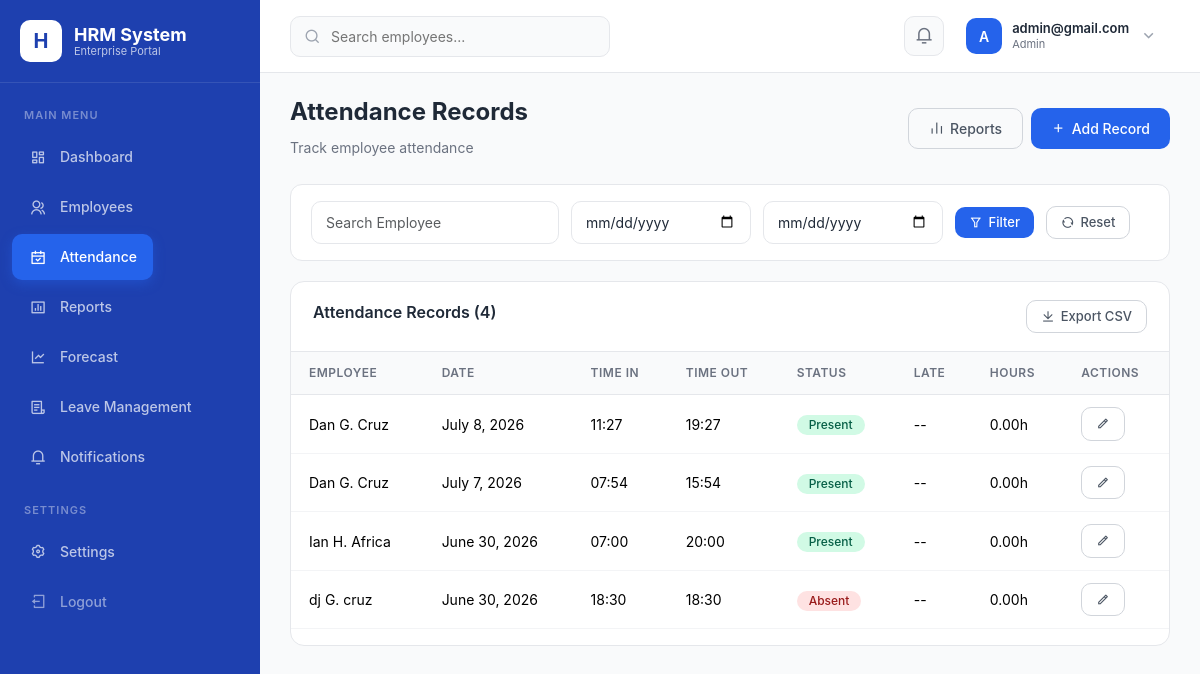
Screenshot of /attendance/ (signed in) with the database file from the repository.
### core/models.py (models this page shows, shortened)
class Attendance(models.Model):
    ATTENDANCE_STATUS = [
        ('Present', 'Present'),
        ('Late', 'Late'),
        ('Absent', 'Absent'),
        ('On Leave', 'On Leave'),
        ('Holiday', 'Holiday'),
    ]
    employee = models.CharField(max_length=100, blank=True, null=True)
    date = models.DateField()
    time_in = models.DateTimeField(null=True, blank=True)
    time_out = models.DateTimeField(null=True, blank=True)
    break_in = models.DateTimeField(null=True, blank=True)
    break_out = models.DateTimeField(null=True, blank=True)
    status = models.CharField(max_length=20, choices=ATTENDANCE_STATUS, default='Present')
    late_minutes = models.IntegerField(default=0)
    overtime_hours = models.DecimalField(max_digits=5, decimal_places=2, default=0)
    total_working_hours = models.DecimalField(max_digits=5, decimal_places=2, default=0)
    remarks = models.TextField(blank=True, null=True)
    created_at = models.DateTimeField(auto_now_add=True)
    updated_at = models.DateTimeField(auto_now=True)
    class Meta:
        ordering = ['-date', 'employee']
        unique_together = ['employee', 'date']

### core/views/attendance_views.py (the view)
# urls.py: path('attendance/', attendance_views.attendance_list, name='attendance_list'),
@login_required
def attendance_list(request):
    today = timezone.now().date()
    user_role = get_user_role(request.user)
    if user_role in ['admin', 'hr_staff', 'manager'] or request.user.is_superuser:
        employee_search = request.GET.get('employee', '')
        date_from = request.GET.get('date_from', '')
        date_to = request.GET.get('date_to', '')
        records = Attendance.objects.all()
        if employee_search:
            records = records.filter(employee__icontains=employee_search)
        if date_from:
            records = records.filter(date__gte=date_from)
        if date_to:
            records = records.filter(date__lte=date_to)
    else:
        try:
            employee = request.user.employee
            records = Attendance.objects.filter(employee=employee.full_name)
        except:
            records = Attendance.objects.none()
    records = records.order_by('-date')
    paginator = Paginator(records, 20)
    page_number = request.GET.get('page')
    page_obj = paginator.get_page(page_number)
    departments = None
    context = {
        'page_obj': page_obj,
        'records': page_obj,
        'departments': departments,
        'today': today,
    }
    return render(request, 'attendance/list.html', context)

### core/context_processors.py (called while the page is built, shortened)
def notification_count(request):
    if request.user.is_authenticated:
        unread_count = Notification.objects.filter(
            recipient=request.user, is_read=False
        ).count()
        recent_notifications = Notification.objects.filter(
            recipient=request.user
        )[:5]
        user_role = get_user_role(request.user)
        return {
            'unread_notifications': unread_count,
            'recent_notifications': recent_notifications,
            'user_role': user_role,
            'user_role_display': ROLE_DISPLAY.get(user_role, 'Employee'),
        }

### templates/attendance/list.html (shortened to what this page needs)
{% extends 'base.html' %}
{% load static %}
{% block content %}
<div class="page-header">
    <div class="page-title">
        <h2>Attendance Records</h2>
        <small>Track employee attendance</small>
    </div>
    <div style="display:flex;gap:8px;">
        <a href="{% url 'attendance_report' %}" class="btn btn-outline">
            <i class="ri-bar-chart-line"></i> Reports
        </a>
        {% if user.is_superuser %}
        <a href="{% url 'attendance_add' %}" class="btn btn-primary">
            <i class="ri-add-line"></i> Add Record
        </a>
        {% endif %}
    </div>
</div>
<div class="filter-bar">
    <form method="GET" style="display:flex;gap:12px;flex-wrap:wrap;align-items:center;width:100%;">
        <input type="text" name="employee" class="form-control" placeholder="Search Employee" value="{{ request.GET.employee }}" onchange="this.form.submit()">
        <input type="date" name="date_from" class="form-control" value="{{ request.GET.date_from }}" placeholder="From">
        <input type="date" name="date_to" class="form-control" value="{{ request.GET.date_to }}" placeholder="To">
        <button type="submit" class="btn btn-primary btn-sm"><i class="ri-filter-line"></i> Filter</button>
        <a href="{% url 'attendance_list' %}" class="btn btn-outline btn-sm"><i class="ri-refresh-line"></i> Reset</a>
    </form>
</div>
<div class="table-card fade-in">
    <div class="table-header">
        <h5>Attendance Records ({{ page_obj.paginator.count }})</h5>
        <a href="?export=csv" class="btn btn-sm btn-outline">
            <i class="ri-download-line"></i> Export CSV
        </a>
    </div>
    <div class="table-responsive">
        <table class="table">
            <thead>
                <tr>
                    <th>Employee</th>
                    <th>Date</th>
                    <th>Time In</th>
                    <th>Time Out</th>
                    <th>Status</th>
                    <th>Late</th>
                    <th>Hours</th>
                    {% if user.is_superuser %}<th>Actions</th>{% endif %}
                </tr>
            </thead>
            <tbody>
                {% for record in records %}
                <tr>
                    <td>{{ record.employee|default:"--" }}</td>
                    <td>{{ record.date }}</td>
                    <td>{{ record.time_in|time:"H:i"|default:"--" }}</td>
                    <td>{{ record.time_out|time:"H:i"|default:"--" }}</td>
                    <td>
                        <span class="badge badge-{% if record.status == 'Present' %}success{% elif record.status == 'Late' %}warning{% elif record.status == 'Absent' %}danger{% else %}info{% endif %}">
                            {{ record.status }}
                        </span>
                    </td>
                    <td>{% if record.late_minutes > 0 %}{{ record.late_minutes }}m{% else %}--{% endif %}</td>
                    <td>{{ record.total_working_hours }}h</td>
                    {% if user.is_superuser %}
                    <td>
                        <a href="{% url 'attendance_edit' record.pk %}" class="btn btn-sm btn-outline">
                            <i class="ri-pencil-line"></i>
                        </a>
                    </td>
                    {% endif %}
                </tr>
                {% empty %}
                <tr><td colspan="{% if user.is_superuser %}8{% else %}7{% endif %}" style="text-align:center;padding:40px;color:var(--gray-500);">No attendance records found.</td></tr>
                {% endfor %}
            </tbody>
        </table>
    </div>
</div>
{% endblock %}

### templates/navbar.html (shortened to what this page needs)
{% load static %}
<nav class="top-navbar">
    <div class="navbar-left">
        <div class="search-box">
            <i class="ri-search-line"></i>
            <form method="GET" action="{% url 'employee_list' %}" style="display:inline;">
                <input type="text" name="search" placeholder="Search employees..." value="{{ search_query|default:'' }}">
            </form>
        </div>
    </div>
    <div class="navbar-right">
        <div class="position-relative">
            <button class="nav-icon" id="notificationBtn">
                <i class="ri-notification-3-line"></i>
            </button>
        </div>
        <div class="position-relative">
            <div class="user-dropdown" id="userDropdownBtn">
                <div class="user-avatar">
                    {% with name=user.get_full_name|default:user.username %}
                    {{ name|make_list|first|upper }}
                    {% endwith %}
                </div>
                <div class="user-info">
                    <div class="name">{{ user.get_full_name|default:user.username }}</div>
                    <div class="role">{{ user_role_display|default:"Employee" }}</div>
                </div>
                <i class="ri-arrow-down-s-line" style="color:var(--gray-400);font-size:18px;"></i>
            </div>
        </div>
    </div>
</nav>

### rows the page displays
Attendance: employee "Dan G. Cruz", date "July 8, 2026", time_in "11:27", time_out "19:27", status "Present", total_working_hours "0.00"
Attendance: employee "Dan G. Cruz", date "July 7, 2026", time_in "07:54", time_out "15:54", status "Present", total_working_hours "0.00"
Attendance: employee "Ian H. Africa", date "June 30, 2026", time_in "07:00", time_out "20:00", status "Present", total_working_hours "0.00"
Attendance: employee "dj G. cruz", date "June 30, 2026", time_in "18:30", time_out "18:30", status "Absent", total_working_hours "0.00"

### other values shown
{{ name|make_list|first|upper }} "A"
{{ user.get_full_name|default:user.username }} "admin@gmail.com"
{{ user_role_display|default:"Employee" }} "Admin"
{{ page_obj.paginator.count }} "4"
